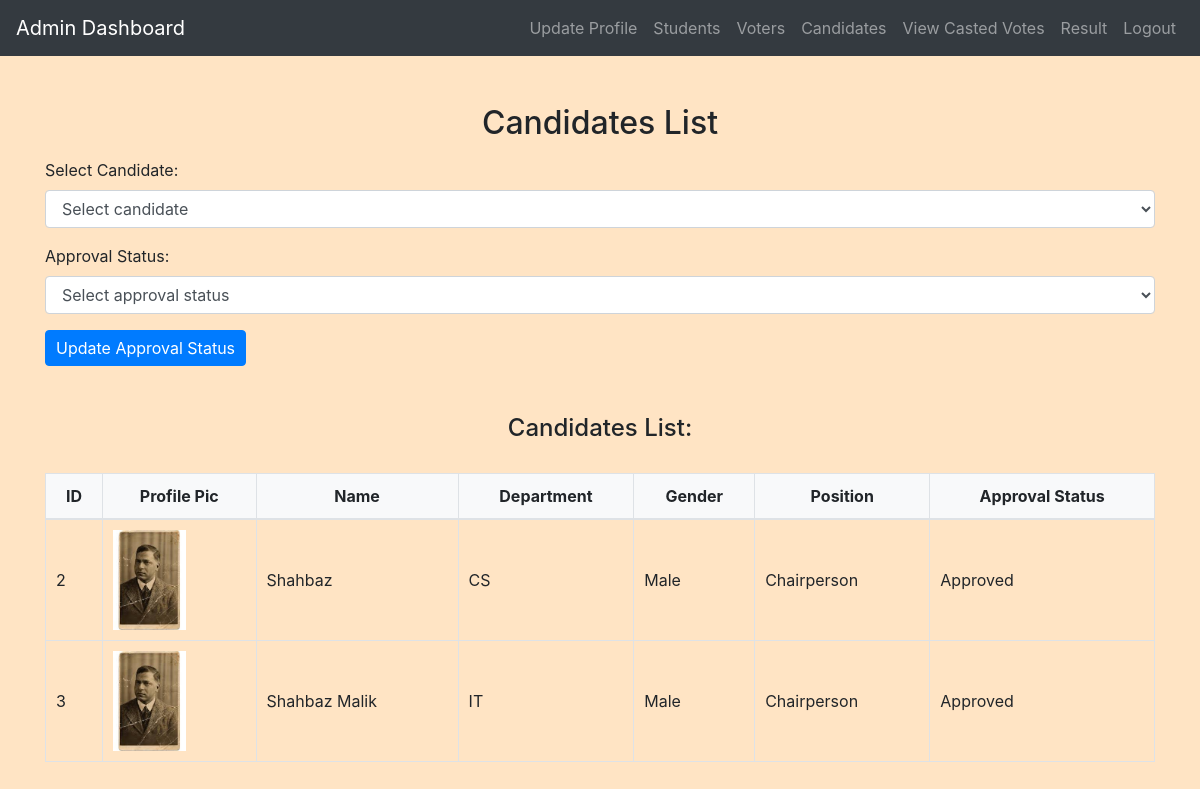
Screenshot of /admin/view_candidates.php (signed in) with the database file from the repository.
### tables this page shows
CREATE TABLE `candidates` (
  `Candidate_ID` int(11) NOT NULL,
  `Profile_Pic` varchar(255) NOT NULL,
  `Name` varchar(100) NOT NULL,
  `Department` varchar(100) NOT NULL,
  `Gender` enum('Male','Female') NOT NULL,
  `Position` varchar(100) NOT NULL DEFAULT 'Chairperson',
  `Approval_Status` enum('Pending','Approved','Rejected') NOT NULL DEFAULT 'Pending'
);

### admin/view_candidates.php (the view, shortened to what this page needs)
<?php
include('config.php');
$candidates = [];
$candidate_id_err = $approval_status_err = "";
$sql = "SELECT Candidate_ID, Profile_Pic, Name, Department, Gender, Position, Approval_Status FROM candidates";
$result = mysqli_query($conn, $sql);
if (mysqli_num_rows($result) > 0) {
    while ($row = mysqli_fetch_assoc($result)) {
        $candidates[] = $row;
    }
}
?>
<!DOCTYPE html>
<html lang="en">
<head>
    <link rel="stylesheet" href="https://maxcdn.bootstrapcdn.com/bootstrap/4.5.2/css/bootstrap.min.css">
    <link rel="stylesheet" href="../css/style.css">
</head>
<body>
    <?php include('admin_navbar.php'); ?>
    <div class="container mt-5">
        <h2 class="mb-3">Candidates List</h2>
        <form action="<?php echo htmlspecialchars($_SERVER["PHP_SELF"]); ?>" method="post">
            <div class="form-group">
                <label for="candidate_id">Select Candidate:</label>
                <select name="candidate_id" class="form-control <?php echo (!empty($candidate_id_err)) ? 'is-invalid' : ''; ?>">
                    <option value="" selected disabled>Select candidate</option>
                </select>
            </div>
            <div class="form-group">
                <label for="approval_status">Approval Status:</label>
                <select name="approval_status" class="form-control <?php echo (!empty($approval_status_err)) ? 'is-invalid' : ''; ?>">
                    <option value="" selected disabled>Select approval status</option>
                </select>
            </div>
            <div class="form-group">
                <input type="submit" class="btn btn-primary" value="Update Approval Status">
            </div>
        </form>
        <div class="mt-5">
            <h4>Candidates List:</h4>
            <table class="table">
                <thead>
                    <tr>
                        <th>ID</th>
                        <th>Profile Pic</th>
                        <th>Name</th>
                        <th>Department</th>
                        <th>Gender</th>
                        <th>Position</th>
                        <th>Approval Status</th>
                    </tr>
                </thead>
                <tbody>
                    <?php foreach ($candidates as $candidate): ?>
                        <tr>
                            <td><?php echo $candidate['Candidate_ID']; ?></td>
                            <td><img src="../<?php echo $candidate['Profile_Pic']; ?>" alt="Profile Pic" style="max-width: 100px;"></td>
                            <td><?php echo $candidate['Name']; ?></td>
                            <td><?php echo $candidate['Department']; ?></td>
                            <td><?php echo $candidate['Gender']; ?></td>
                            <td><?php echo $candidate['Position']; ?></td>
                            <td><?php echo $candidate['Approval_Status']; ?></td>
                        </tr>
                    <?php endforeach; ?>
                </tbody>
            </table>
        </div>
    </div>
</body>
</html>

### css/style.css (style rules this page uses)
body { background-color: bisque; }
h1, h2, h3, h4 { text-align: center; margin-top: 30px; margin-bottom: 30px; }
.table { width: 100%; border-collapse: collapse; margin-top: 20px; }
.table th, .table td { padding: 10px; border: 1px solid #dee2e6; }
.table thead th { background-color: #f8f9fa; font-weight: bold; text-align: center; }
.table tbody td { vertical-align: middle; }
.table img { max-width: 100px; max-height: 100px; }
.btn-primary { padding: 5px 10px; }

### rows the page displays
candidates: Candidate_ID "2", Profile_Pic (picture), Name "Shahbaz", Department "CS", Gender "Male", Position "Chairperson", Approval_Status "Approved"
candidates: Candidate_ID "3", Profile_Pic (picture), Name "Shahbaz Malik", Department "IT", Gender "Male", Position "Chairperson", Approval_Status "Approved"
